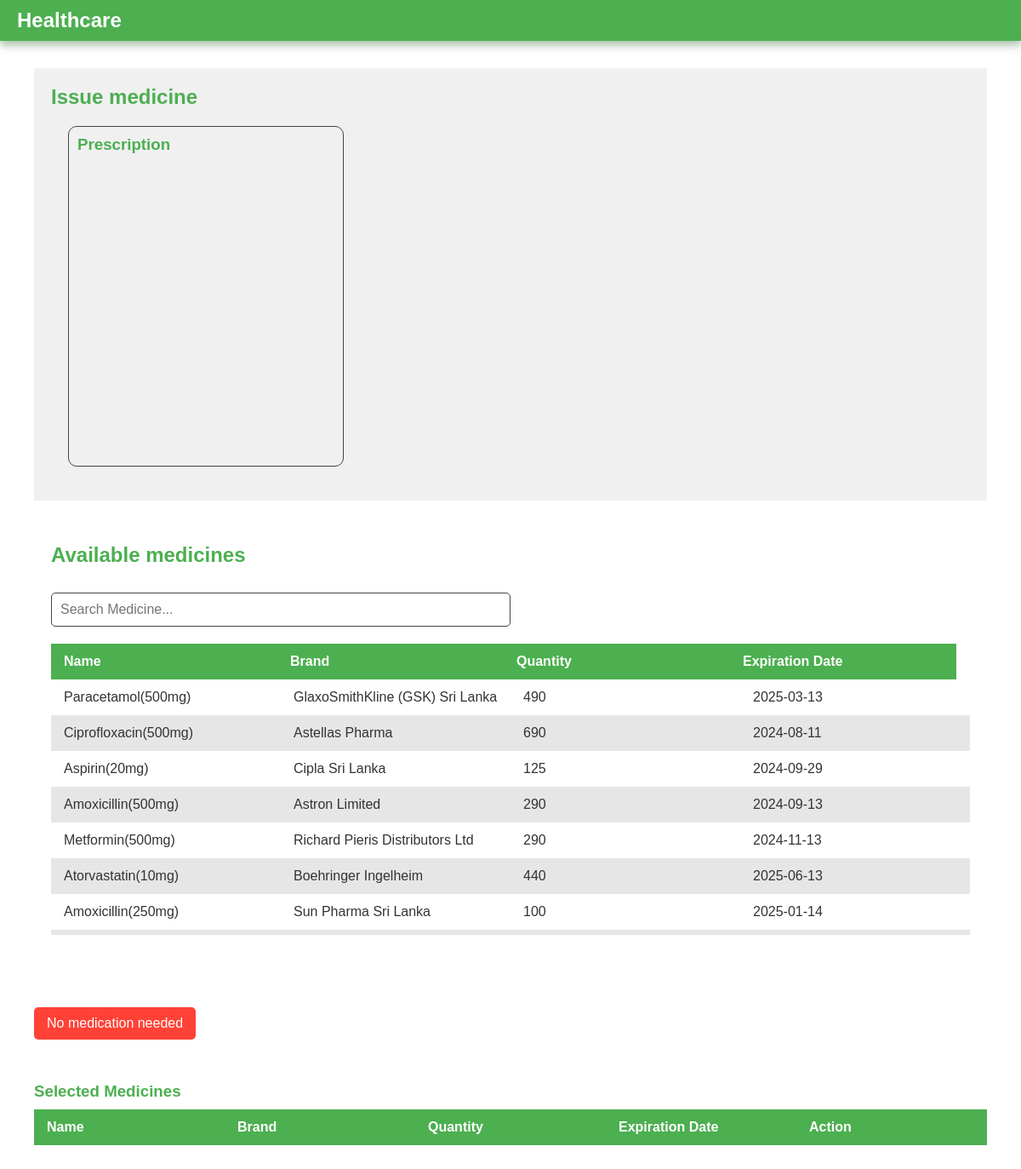
The app's page /pharmasist/produce.php with its own data.
### tables this page shows
CREATE TABLE IF NOT EXISTS `medicines` (
  `id` int NOT NULL AUTO_INCREMENT,
  `name` varchar(50) DEFAULT NULL,
  `brand` varchar(50) DEFAULT NULL,
  `quantity` int DEFAULT NULL,
  `exp` date DEFAULT NULL,
  `purchase_date` date DEFAULT NULL,
  `outofstock_date` date DEFAULT NULL,
  PRIMARY KEY (`id`)
);

### connection.php (called while the page is built, shortened)
<?php
class Database
{
    public static $connection;
    public static function SetUpConnection()
    {
        if (!isset(Database::$connection)) {
            Database::$connection = new mysqli(DB_HOST, DB_USER, DB_PASS, DB_NAME, DB_PORT);
        }
    }
    public static function search($q)
    {
        return Database::$connection->query($q);
    }
}

### pharmasist/produce.php (the view, shortened to what this page needs)
<?php
require_once "../connection.php";
?>
<!DOCTYPE html>
<html lang="en">
<head>
    <link rel="stylesheet" href="../assets/css/common.css">
    <link rel="stylesheet" href="../pharmasist/pharmasist.css">
    <link rel="stylesheet" href="../assets/css/header.css">
</head>
<body>
    <?php
    $pdi = $_GET["pid"];
    $res = Database::search("SELECT * FROM `patients_details` INNER JOIN `registered_patients` ON `registered_patients`.`p_id` =`patients_details`.`patients_id` WHERE `id` = '$pdi'");
    $pdata = $res->fetch_assoc();
    ?>
    <header>
        <div class="logo">Healthcare</div>
    </header>
    <div class="main-container">
        <div class="content" id="content">
            <div class="maindiv">
                <div class="left ">
                    <h2 class="content-title">Issue medicine</h2>
                    <div class="health-issues">
                        <h3><?php echo $pdata["name"] ?> Prescription</h3>
                    </div>
                </div>
                <div class="right ">
                    <h2 class="content-title">Available medicines</h2>
                    <input type="text" id="searchBar" placeholder="Search Medicine..." onkeyup="filterTable()">
                    <table id="dataTable">
                        <thead>
                            <tr>
                                <th>Name</th>
                                <th>Brand</th>
                                <th>Quantity</th>
                                <th>Expiration Date</th>
                            </tr>
                        </thead>
                        <tbody class="dataBody">
                            <?php
                            $d = new DateTime();
                            $tz = new DateTimeZone("Asia/Colombo");
                            $d->setTimezone($tz);
                            $date = $d->format('Y-m-d');
                            $mediResultSet = Database::search("SELECT * FROM `medicines` WHERE `exp`  > '" . $date . "' AND `quantity` > '0'");
                            if ($mediResultSet->num_rows > 0) {
                                $medicines = $mediResultSet->fetch_all(MYSQLI_ASSOC);
                                foreach ($medicines as $medicine) {
                            ?>
                                    <tr class="dataRow" onclick="addToNewTable(this)">
                                        <td class="name"><?php echo $medicine['name'] ?></td>
                                        <td class="brand"><?php echo $medicine['brand'] ?></td>
                                        <td class="quantity"><?php echo $medicine['quantity'] ?></td>
                                        <td class="exp"><?php echo $medicine['exp'] ?></td>
                                    </tr>
                            <?php
                                }
                            }
                            ?>
                        </tbody>
                    </table>
                </div>
            </div>
            <button onclick="cancelMedicine(<?php echo $pdi ?>)" class="no-med-needed">No medication needed</button>
            <h3>Selected Medicines</h3>
            <table id="selectedTable">
                <thead>
                    <tr>
                        <th>Name</th>
                        <th>Brand</th>
                        <th>Quantity </th>
                        <th>Expiration Date</th>
                        <th>Action</th>
                    </tr>
                </thead>
            </table>
        </div>
    </div>
</body>
</html>

### assets/css/common.css (style rules this page uses)
:root { --base-color: #4CAF50; --second-base-color: #388E3C; --dark-gray: #333333; --medium-gray: #444444; --error-color: #FF4136; }
* { margin: 0%; padding: 0%; box-sizing: border-box; font-family: Arial, sans-serif; }

### pharmasist/pharmasist.css (style rules this page uses)
body { width: 100vw; color: var(--dark-gray); }
.main-container { display: flex; margin-top: 40px; height: calc(100vh - 80px); }
.content { flex-grow: 1; padding: 40px; overflow-y: scroll; }
.content .content-title { color: var(--base-color); margin: 30px 0px; }

### assets/css/header.css (style rules this page uses)
header { display: flex; justify-content: space-between; align-items: center; z-index: 1000; background-color: var(--base-color); padding: 10px 20px; color: white; position: fixed; left: 0%; top: 0%; width: 100%; box-shadow: 0px 5px 10px rgba(4, 65, 0, 0.349); }
header .logo { font-size: 1.5em; font-weight: bold; cursor: pointer; }

### pharmasist/produce.php (style rules this page uses)
.main-container { background-color: #fff; border-radius: 8px; box-shadow: 0 2px 4px rgba(0, 0, 0, 0.1); }
.health-issues { margin-bottom: 20px; border: 1px solid var(--medium-gray); min-width: max-content; max-width: 30%; margin-left: 20px; height: 400px; padding: 10px; border-radius: 10px; }
h3 { color: var(--base-color); margin-bottom: 10px; }
#searchBar { width: 50%; min-width: 200px; padding: 10px; margin-bottom: 20px; border: 1px solid var(--medium-gray); border-radius: 5px; font-size: 16px; outline: none; }
#dataTable { width: 100%; margin-bottom: 50px; }
#selectedTable { margin-bottom: 30px; }
table { width: 100%; border-collapse: collapse; }
#dataTable thead { display: table; width: calc(100% - 1em); }
#dataTable thead tr { display: grid; grid-template-columns: repeat(4, 1fr); }
#selectedTable thead tr { display: grid; grid-template-columns: repeat(5, 1fr); }
tbody { display: block; max-height: 300px; overflow-y: auto; }
th, td { padding: 12px 15px; border: 1px solid var(--medium-gray); border: none; text-align: left; }
th { background-color: var(--base-color); color: white; }
tbody tr { cursor: pointer; display: table; width: 100%; table-layout: fixed; }
tbody tr:nth-child(even) { background-color: #e6e6e6; }
.maindiv { display: flex; flex-direction: row; margin-bottom: 15px; }
.left, .right { flex: 1; padding: 20px; box-sizing: border-box; overflow-x: auto; }
.left { background-color: #f0f0f0; }
.right { flex: 2; }
.left .content-title { margin: 0 0 20px 0; }
@media (max-width: 1730px) { .maindiv { flex-direction: column; height: auto; } }
@media (max-width: 1730px) { .left, .right { height: 50vh; } }
.no-med-needed { padding: 10px 15px; background-color: var(--error-color); border: none; border-radius: 5px; color: #FFFFFF; font-size: 1em; cursor: pointer; margin-bottom: 50px; margin-left: auto; transition: background-color 0.3s; }

### records on screen
medicines: name "Paracetamol(500mg)", brand "GlaxoSmithKline (GSK) Sri Lanka", quantity "490", exp "2025-03-13"
medicines: name "Ciprofloxacin(500mg)", brand "Astellas Pharma", quantity "690", exp "2024-08-11"
medicines: name "Aspirin(20mg)", brand "Cipla Sri Lanka", quantity "125", exp "2024-09-29"
medicines: name "Amoxicillin(500mg)", brand "Astron Limited", quantity "290", exp "2024-09-13"
medicines: name "Metformin(500mg)", brand "Richard Pieris Distributors Ltd", quantity "290", exp "2024-11-13"
medicines: name "Atorvastatin(10mg)", brand "Boehringer Ingelheim", quantity "440", exp "2025-06-13"
medicines: name "Amoxicillin(250mg)", brand "Sun Pharma Sri Lanka", quantity "100", exp "2025-01-14"
